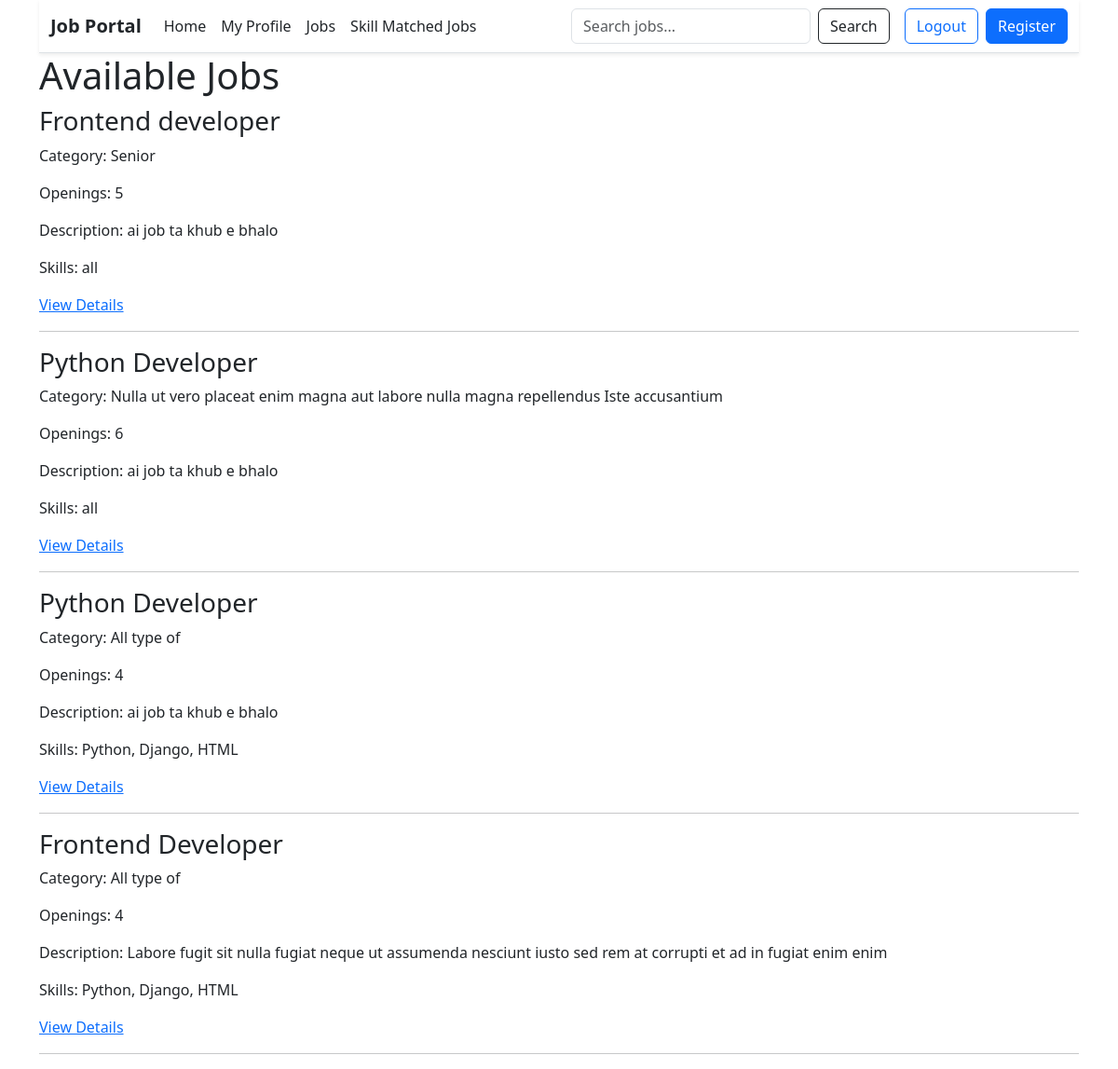
The page / (signed in) on the database its author committed.
### job/models.py (models this page shows, shortened)
class Job(models.Model):
   recruiter=models.ForeignKey(User, on_delete=models.CASCADE, related_name='jobs')
   title=models.CharField(max_length=200)
   vacancy=models.CharField(max_length=20)
   category=models.CharField(max_length=200)
   jobdescription=models.CharField(max_length=200)
   skills=models.CharField(max_length=300)
   created_at=models.DateTimeField(auto_now_add=True)

### job/views.py (the view)
# urls.py: 2. Add a URL to urlpatterns:  path('', views.home, name='home')
@login_required
def home(request):
    jobs=Job.objects.all().order_by('created_at')
    return render(request,'home.html',{
       'jobs': jobs
    }
    )

### templates/home.html
{% extends 'base.html' %}
{% block content %}
 <h1>Available Jobs</h1>
    {% for job in jobs %}
        <div>
            <h3>{{ job.title }}</h3>
            <p>Category: {{ job.category }}</p>
            <p>
                Openings: {{ job.vacancy }}
            </p>
            <p>Description: {{ job.jobdescription }}</p>
            <p>Skills: {{ job.skills }}</p>
            <a href="{% url 'job_details' job.id %}">View Details</a>
            <hr>
        </div>
    {% empty %}
        <p>No jobs available right now.</p>
    {% endfor %}
{% endblock content %}

### rows shown on the page
Job: title "Frontend developer", category "Senior", vacancy "5", jobdescription "ai job ta khub e bhalo", skills "all"
Job: title "Python Developer", category "Nulla ut vero placeat enim magna aut labore nulla magna repellendus Iste accusantium", vacancy "6", jobdescription "ai job ta khub e bhalo", skills "all"
Job: title "Python Developer", category "All type of", vacancy "4", jobdescription "ai job ta khub e bhalo", skills "Python, Django, HTML"
Job: title "Frontend Developer", category "All type of", vacancy "4", jobdescription "Labore fugit sit nulla fugiat neque ut assumenda nesciunt iusto sed rem at corrupti et ad in fugiat enim enim", skills "Python, Django, HTML"
